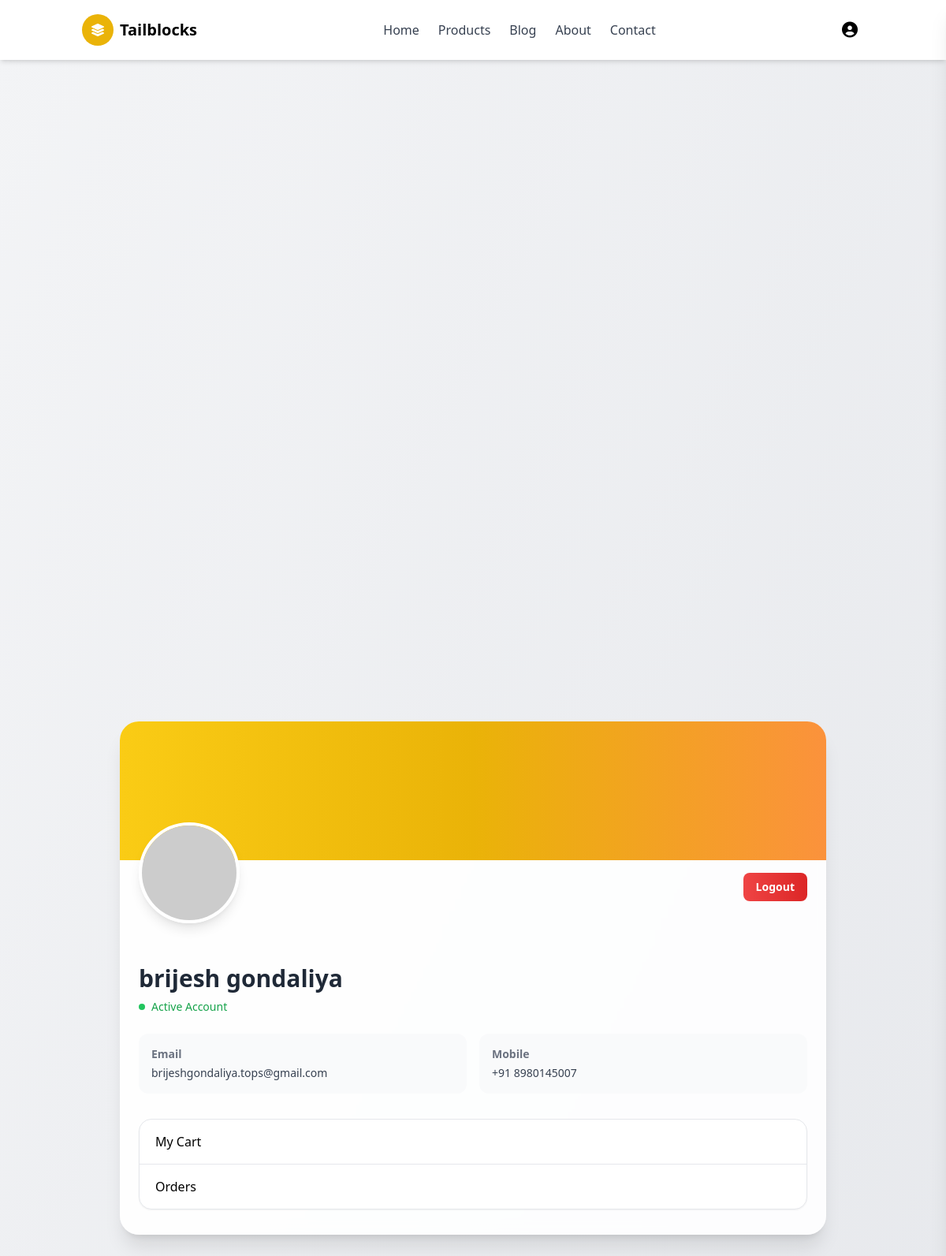
The page /profile/ (signed in) on the database its author committed.
### apps/users/models.py (models this page shows)
class User(BaseModel):
    first_name = models.CharField(max_length=255, null=False, blank=False)
    last_name = models.CharField(max_length=255, null=False, blank=False)
    email = models.EmailField(max_length=255, null=False, blank=False, unique=True)
    mobile = models.CharField(max_length=255, null=False, blank=False, unique=True)
    password = models.CharField(max_length=255, null=False, blank=False)
    is_active = models.BooleanField(default=False)
    otp = models.CharField(max_length=10, default="875354")

### apps/store/views.py (the view)
# urls.py: path("profile/", profile, name="profile"),
@login_required
def profile(request):
    user_id = request.session["user_id"]
    get_user = User.objects.get(id=user_id)
    context = {
        'user':get_user
    }
    return render(request, "store/profile.html", context)

### apps/store/views.py (called while the page is built)
def login_required(view_func):
    @wraps(view_func)
    def wrapper(request, *args, **kwargs):
        if request.session.get('user_id'):
            return view_func(request, *args, **kwargs)
        messages.warning(request, "Please log in to continue.")
        return redirect('signin')
    return wrapper

### apps/store/templates/store/profile.html (shortened to what this page needs)
{% extends 'store/base.html' %}
{% block body %}
<div class="min-h-screen bg-gradient-to-br from-gray-100 to-gray-200 flex items-center justify-center py-10 px-4">
  <div class="bg-white/90 backdrop-blur shadow-xl rounded-3xl w-full max-w-4xl overflow-hidden">
    <div class="h-44 bg-gradient-to-r from-yellow-400 via-yellow-500 to-orange-400"></div>
    <div class="relative px-6 pb-8">
      <div class="absolute -top-16 left-6">
        <img
          src="{% if request.user.profile.image %}{{ request.user.profile.image.url }}{% else %}https://i.pravatar.cc/150{% endif %}"
          class="w-32 h-32 rounded-full border-4 border-white shadow-lg object-cover"
          alt="Profile"
        >
      </div>
      <div class="flex justify-end mt-4">
        <a href="{% url 'logout' %}"
           class="px-4 py-2 text-sm font-semibold text-white bg-gradient-to-r from-red-500 to-red-600 rounded-lg hover:scale-105 transition">
          Logout
        </a>
      </div>
      <div class="mt-20">
        <h2 class="text-3xl font-bold text-gray-800">
          {{ user.first_name }} {{ user.last_name }}
        </h2>
        {% if user.is_active %}
        <p class="mt-2 inline-flex items-center gap-2 text-sm font-medium text-green-600">
          <span class="w-2 h-2 bg-green-500 rounded-full animate-pulse"></span>
          Active Account
        </p>
        {% else %}
        <p class="mt-2 inline-flex items-center gap-2 text-sm font-medium text-red-600">
          <span class="w-2 h-2 bg-red-500 rounded-full"></span>
          Inactive Account
        </p>
        {% endif %}
      </div>
      <div class="mt-6 grid sm:grid-cols-2 gap-4 text-sm text-gray-700">
        <div class="bg-gray-50 rounded-xl p-4">
          <p class="font-semibold text-gray-500">Email</p>
          <p class="mt-1">{{ user.email }}</p>
        </div>
        <div class="bg-gray-50 rounded-xl p-4">
          <p class="font-semibold text-gray-500">Mobile</p>
          <p class="mt-1">{{ user.mobile|default:"N/A" }}</p>
        </div>
      </div>
      <div class="mt-8">
        <ul class="rounded-2xl  border border-gray-200 bg-white shadow-sm divide-y overflow-hidden">
          <a href="{% url 'logout' %}" class="group w-30 flex items-center gap-4 px-5 py-4 cursor-pointer transition">
            <span class="font-medium text-dark-600">My Cart</span>
          </a>
          <a href="{% url 'logout' %}" class="group w-30 flex items-center gap-4 px-5 py-4 cursor-pointer transition">
            <span class="font-medium text-dark-600">Orders</span>
          </a>
        </ul>
      </div>
    </div>
  </div>
</div>
{% endblock %}

### rows shown on the page
User: first_name "brijesh", last_name "gondaliya", email "brijeshgondaliya.tops@gmail.com", mobile "+91 8980145007"
